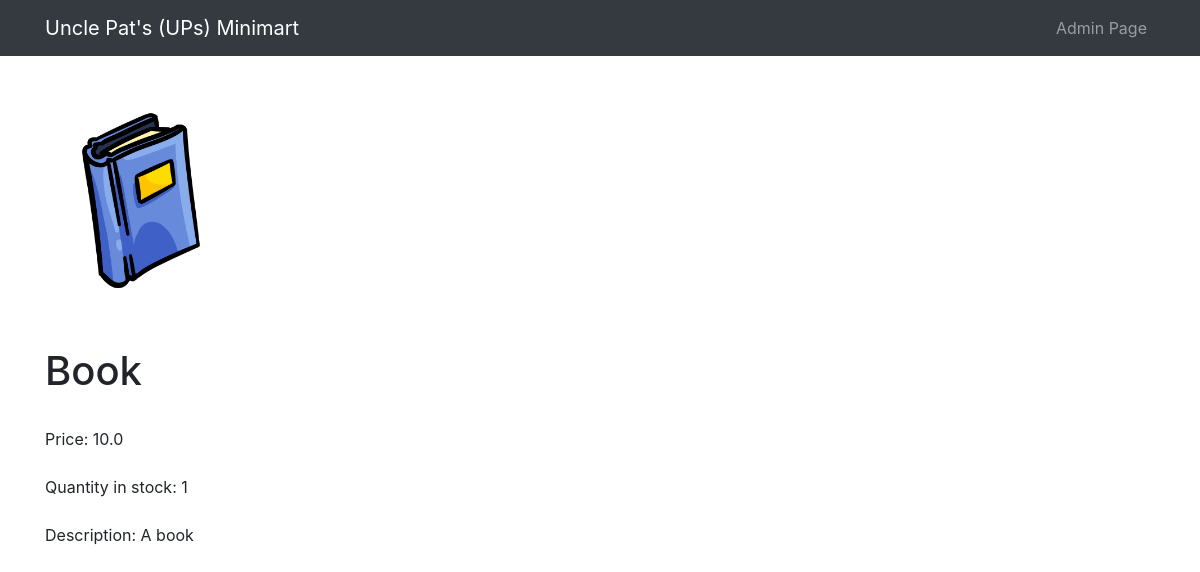
Page /items/1/ on the committed database.
### online_store/models.py (models this page shows, shortened)
class Item(models.Model):
    name = models.CharField(max_length=60)
    price = models.FloatField(default=0)
    quantity = models.IntegerField(default=1)
    description= models.CharField(max_length=250, default='The ' + str(name), blank=True, null= True)
    image= models.ImageField(upload_to='uploads/', default='', blank=True, null= True)

### online_store/views.py (the view)
# urls.py: path("items/<int:id>/", views.detail, name="detail"),
def detail(request, id):
    item = get_object_or_404(Item, pk=id)
    return render(request, "online_store/detail.html", {"item": item})

### online_store/templates/online_store/detail.html
{% extends "online_store/base.html" %}
{% block content %}
<td><img style="margin-top:10%; height: 180px;" class="rounded-circle" src="{{item.image.url}}" alt=""></td>
<h1 style="margin-top:5%; width:100vh;">{{ item.name }}</h1>
<br>
<a style="margin-top:5%; width:100vh;">Price: {{ item.price }}</a>
<br>
<br>
<a style="margin-top:5%; width:100vh;">Quantity in stock: {{ item.quantity }}</a>
<br>
<br>
<a style="margin-top:5%; width:100vh;">Description: {{ item.description }}</a>
{% endblock content %}

### rows in the picture
Item: image (picture), name "Book", price "10.0", quantity "1", description "A book"
